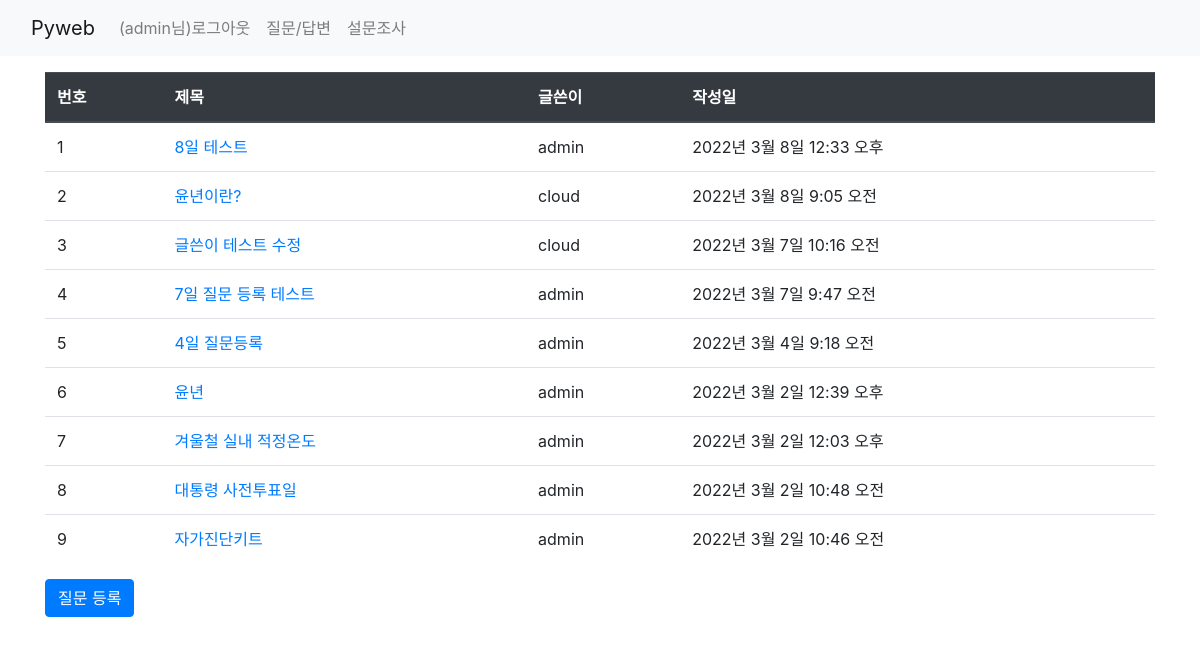
The app's page /board/boardlist/ (signed in) with its own data.
### board/models.py (models this page shows, shortened)
class Question(models.Model):
    subject = models.CharField(max_length=200)
    content = models.TextField()
    create_date = models.DateTimeField()
    modify_date = models.DateTimeField(null=True, blank=True)  # null 허용, blank - 폼 데이터 null
    author = models.ForeignKey(User, on_delete=models.CASCADE)

### board/views.py (the view)
# urls.py: path('boardlist/', views.boardlist, name='boardlist'),
def boardlist(request):
    question_list = Question.objects.order_by('-create_date')  # '-' : 내림차순, '-pk'도 가능
    return render(request, 'board/question_list.html',
                  {'question_list': question_list})

### templates/board/question_list.html (shortened to what this page needs)
{% extends 'base.html' %}
{% block content %}
    <div class="container my-3">
        <table class="table">
            <thead class="thead-dark">
                <tr>
                    <th>번호</th><th>제목</th><th>글쓴이</th><th>작성일</th>
                </tr>
            </thead>
            <tbody>
                {% if question_list %}
                    {% for question in question_list %}
                    <tr>
                        <td>{{ forloop.counter }}</td>
                        <td><a href="{% url 'board:detail' question.id %}">{{ question.subject }}</a></td>
                        <td>{{ question.author }}</td>
                        <td>{{ question.create_date }}</td>
                    </tr>
                    {% endfor %}
                {% else %}
                    <p>질문이 없습니다.</p>
                {% endif %}
            </tbody>
        </table>
        <a class="btn btn-primary" href="{% url 'board:question_create' %}">질문 등록</a>
    </div>
{% endblock %}

### templates/navbar.html (shortened to what this page needs)
<nav class="navbar navbar-expand-lg navbar-light bg-light">
    <div class="container-fluid">
        <a class="navbar-brand" href="{% url 'board:index' %}">Pyweb</a>
        <div class="collapse navbar-collapse" id="navbarNav">
            <div class="navbar-nav">
                <li class="nav-item">
                    {% if user.is_authenticated %}
                        <a class="nav-link" href="{% url 'common:logout' %}">({{ user.username }}님)로그아웃</a>
                    {% else %}
                        <a class="nav-link" href="{% url 'common:login' %}">로그인</a>
                    {% endif %}
                </li>
                <li class="nav-item">
                    <a class="nav-link" href="{% url 'board:boardlist' %}">질문/답변</a>
                </li>
                <li class="nav-item">
                    <a class="nav-link" href="{% url 'polls:index' %}">설문조사</a>
                </li>
            </div>
        </div>
    </div>
</nav>

### records on screen
Question: subject "8일 테스트", author "admin", create_date "2022년 3월 8일 12:33 오후"
Question: subject "윤년이란?", author "cloud", create_date "2022년 3월 8일 9:05 오전"
Question: subject "글쓴이 테스트 수정", author "cloud", create_date "2022년 3월 7일 10:16 오전"
Question: subject "7일 질문 등록 테스트", author "admin", create_date "2022년 3월 7일 9:47 오전"
Question: subject "4일 질문등록", author "admin", create_date "2022년 3월 4일 9:18 오전"
Question: subject "윤년", author "admin", create_date "2022년 3월 2일 12:39 오후"
Question: subject "겨울철 실내 적정온도", author "admin", create_date "2022년 3월 2일 12:03 오후"
Question: subject "대통령 사전투표일", author "admin", create_date "2022년 3월 2일 10:48 오전"
Question: subject "자가진단키트", author "admin", create_date "2022년 3월 2일 10:46 오전"

### other values on screen
{{ user.username }} "admin"
